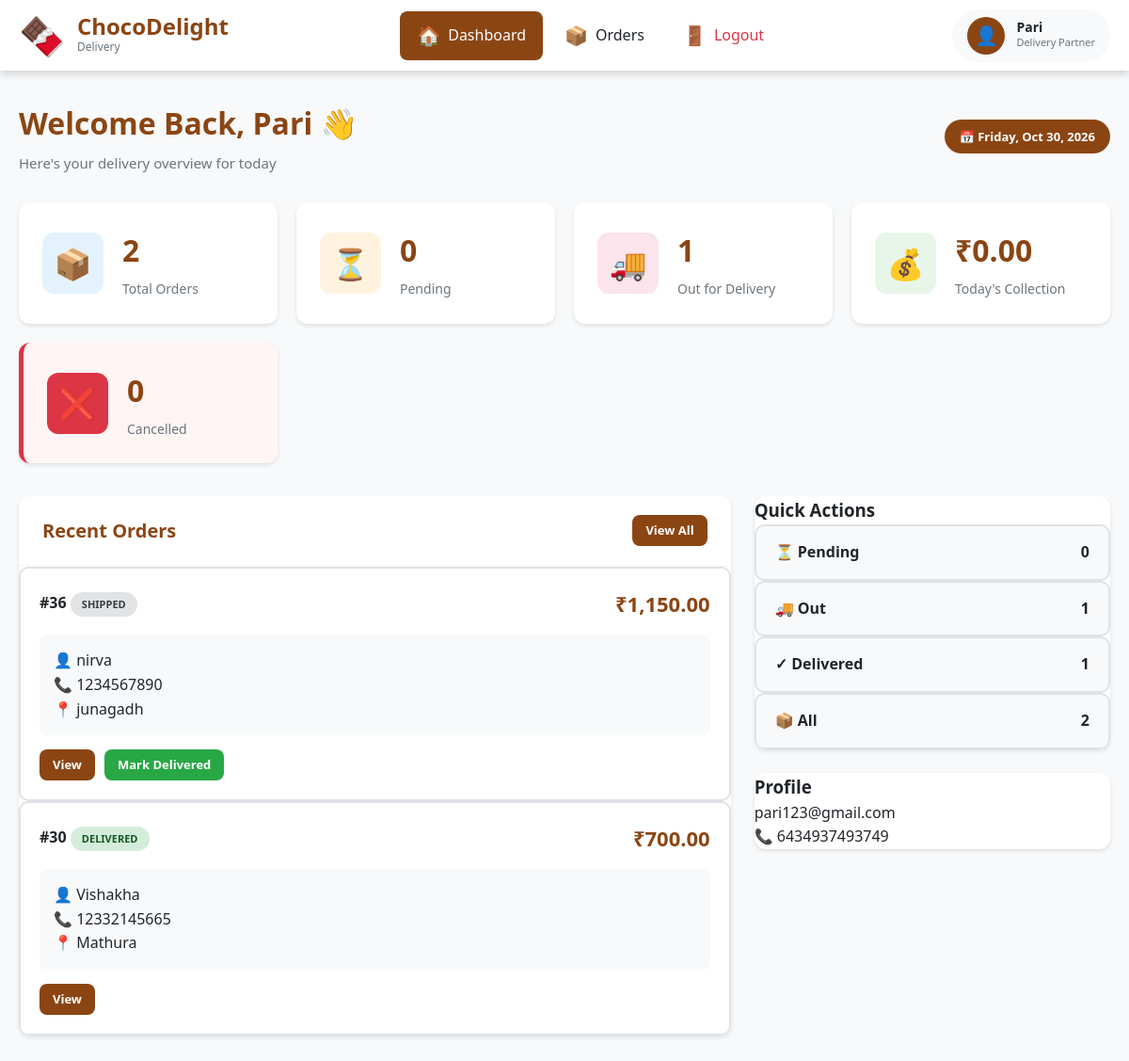
Screenshot of /delivery_dashboard.php (signed in) with the database file from the repository.
### tables this page shows
CREATE TABLE `users` (
  `id` int(11) NOT NULL,
  `name` varchar(100) NOT NULL,
  `email` varchar(100) NOT NULL,
  `password` varchar(255) NOT NULL,
  `phone` varchar(20) DEFAULT NULL,
  `user_type` enum('admin','delivery','customer') DEFAULT 'delivery',
  `status` enum('active','inactive') DEFAULT 'active',
  `created_at` timestamp NOT NULL DEFAULT current_timestamp(),
  `updated_at` timestamp NOT NULL DEFAULT current_timestamp() ON UPDATE current_timestamp(),
  `role` varchar(20) NOT NULL DEFAULT 'user'
);

CREATE TABLE `orders` (
  `id` int(11) NOT NULL,
  `customer_id` int(11) DEFAULT NULL,
  `total` decimal(10,2) DEFAULT NULL,
  `status` enum('pending','processing','shipped','delivered','cancelled') DEFAULT 'pending',
  `created_at` timestamp NOT NULL DEFAULT current_timestamp(),
  `delivery_person_id` int(11) DEFAULT NULL,
  `delivery_date` datetime DEFAULT NULL,
  `updated_at` datetime DEFAULT current_timestamp() ON UPDATE current_timestamp()
);

CREATE TABLE `customers` (
  `id` int(11) NOT NULL,
  `name` varchar(150) DEFAULT NULL,
  `email` varchar(150) DEFAULT NULL,
  `phone` varchar(50) DEFAULT NULL,
  `address` text DEFAULT NULL,
  `created_at` timestamp NOT NULL DEFAULT current_timestamp(),
  `password` varchar(255) NOT NULL
);

### config.php (called while the page is built, shortened)
<?php
function getDBConnection() {
    $conn = new mysqli(DB_HOST, DB_USER, DB_PASS, DB_NAME);
    $conn->set_charset("utf8mb4");
    return $conn;
}
function getDeliveryPersonInfo() {
    $conn = getDBConnection();
    $id = (int)$_SESSION['delivery_id'];
    $stmt = $conn->prepare("
        SELECT id, name, email, phone, status
        FROM users
        WHERE id = ? AND user_type = 'delivery'
        LIMIT 1
    ");
    $stmt->bind_param("i", $id);
    $stmt->execute();
    $result = $stmt->get_result();
    $info = $result->fetch_assoc();
    return $info;
}
function formatCurrency($amount) {
    return '₹' . number_format((float)$amount, 2);
}
function getStatusClass($status) {
    return [
        'pending' => 'warning',
        'processing' => 'info',
        'confirmed' => 'info',
        'out_for_delivery' => 'primary',
        'delivered' => 'success',
        'cancelled' => 'danger',
        'returned' => 'danger'
    ][$status] ?? 'secondary';
}

### delivery_dashboard.php (the view, shortened to what this page needs)
<?php
require_once 'config.php';
$deliveryInfo = getDeliveryPersonInfo();
$conn = getDBConnection();
$deliveryId = $_SESSION['delivery_id'];
$statsQuery = "
    SELECT
        COUNT(*) AS total_orders,
        SUM(
            CASE
                WHEN status IN ('pending','processing','confirmed')
                THEN 1 ELSE 0
            END
        ) AS pending_delivery,
        SUM(
            CASE
                WHEN status IN ('shipped','out_for_delivery')
                THEN 1 ELSE 0
            END
        ) AS out_for_delivery,
        SUM(
            CASE
                WHEN status = 'delivered'
                THEN 1 ELSE 0
            END
        ) AS delivered,
        SUM(
            CASE
                WHEN status = 'cancelled'
                THEN 1 ELSE 0
            END
        ) AS cancelled,
        SUM(
            CASE
                WHEN status = 'delivered'
                AND DATE(created_at) = CURDATE()
                THEN total
                ELSE 0
            END
        ) AS today_earnings
    FROM orders
    WHERE delivery_person_id = ?
";
$stmt = $conn->prepare($statsQuery);
$stmt->bind_param("i", $deliveryId);
$stmt->execute();
$stats = $stmt->get_result()->fetch_assoc();
$ordersQuery = "
    SELECT
        o.id,
        o.status,
        o.total,
        o.created_at,
        c.name AS customer_name,
        c.phone AS customer_phone,
        c.address
    FROM orders o
    LEFT JOIN customers c ON o.customer_id = c.id
    WHERE o.delivery_person_id = ?
    ORDER BY o.created_at DESC
    LIMIT 6
";
$stmt = $conn->prepare($ordersQuery);
$stmt->bind_param("i", $deliveryId);
$stmt->execute();
$recentOrders = $stmt->get_result();
?>
<!DOCTYPE html>
<html lang="en">
<head>
<link rel="stylesheet" href="delivery_styles.css">
</head>
<body>
<?php include 'delivery_header.php'; ?>
<div class="container">
<div class="page-header">
    <div>
        <h1>Welcome Back, <?php echo htmlspecialchars($deliveryInfo['name']); ?> 👋</h1>
        <p>Here's your delivery overview for today</p>
    </div>
    <span class="date-badge">📅 <?php echo date('l, M d, Y'); ?></span>
</div>
<div class="stats-grid">
    <div class="stat-card stat-primary">
        <div class="stat-icon">📦</div>
        <div class="stat-content">
            <h3><?php echo $stats['total_orders'] ?? 0; ?></h3>
            <p>Total Orders</p>
        </div>
    </div>
    <div class="stat-card stat-warning">
        <div class="stat-icon">⏳</div>
        <div class="stat-content">
            <h3><?php echo $stats['pending_delivery'] ?? 0; ?></h3>
            <p>Pending</p>
        </div>
    </div>
    <div class="stat-card stat-info">
        <div class="stat-icon">🚚</div>
        <div class="stat-content">
            <h3><?php echo $stats['out_for_delivery'] ?? 0; ?></h3>
            <p>Out for Delivery</p>
        </div>
    </div>
    <div class="stat-card stat-success">
        <div class="stat-icon">💰</div>
        <div class="stat-content">
            <h3><?php echo formatCurrency($stats['today_earnings'] ?? 0); ?></h3>
            <p>Today's Collection</p>
        </div>
    </div>
    <div class="stat-card" style="border-left: 5px solid #dc3545; background: #fff5f5;">
        <div class="stat-icon" style="background:#dc3545; color:white;">❌</div>
        <div class="stat-content">
            <h3><?php echo $stats['cancelled'] ?? 0; ?></h3>
            <p>Cancelled</p>
        </div>
    </div>
</div>
<div class="content-grid">
<div class="main-content">
<div class="card">
<div class="card-header">
    <h2>Recent Orders</h2>
    <a href="delivery_orders.php" class="btn btn-sm btn-primary">View All</a>
</div>
<?php if ($recentOrders->num_rows > 0): ?>
<?php while ($order = $recentOrders->fetch_assoc()): ?>
<div class="order-item">
    <div class="order-header">
        <div>
            <strong>#<?php echo $order['id']; ?></strong>
            <span class="badge badge-<?php echo getStatusClass($order['status']); ?>">
                <?php echo strtoupper($order['status']); ?>
            </span>
        </div>
        <div class="order-amount">
            <?php echo formatCurrency($order['total']); ?>
        </div>
    </div>
    <div class="order-details">
        <p>👤 <?php echo htmlspecialchars($order['customer_name']); ?></p>
        <p>📞 <?php echo htmlspecialchars($order['customer_phone']); ?></p>
        <p>📍 <?php echo htmlspecialchars($order['address']); ?></p>
    </div>
    <div class="order-actions">
        <a href="delivery_view_order.php?id=<?php echo $order['id']; ?>" class="btn btn-sm btn-primary">View</a>
        <?php if ($order['status'] === 'shipped'): ?>
            <a href="delivery_mark_delivered.php?id=<?php echo $order['id']; ?>" class="btn btn-sm btn-success">
                Mark Delivered
            </a>
        <?php endif; ?>
    </div>
</div>
<?php endwhile; ?>
<?php else: ?>
<p class="empty">No orders assigned yet.</p>
<?php endif; ?>
</div>
</div>
<div class="sidebar">
<div class="card">
<h3>Quick Actions</h3>
<div class="action-btn">⏳ Pending <span><?php echo $stats['pending_delivery']; ?></span></div>
<div class="action-btn">🚚 Out <span><?php echo $stats['out_for_delivery']; ?></span></div>
<div class="action-btn">✓ Delivered <span><?php echo $stats['delivered']; ?></span></div>
<div class="action-btn">📦 All <span><?php echo $stats['total_orders']; ?></span></div>
</div>
<div class="card">
<h3>Profile</h3>
<p><?php echo htmlspecialchars($deliveryInfo['email']); ?></p>
<p>📞 <?php echo htmlspecialchars($deliveryInfo['phone']); ?></p>
</div>
</div>
</div>
</div>
</body>
</html>

### delivery_styles.css (style rules this page uses)
:root { --primary-color: #8B4513; --primary-dark: #6d3410; --secondary-color: #D2691E; --success-color: #28a745; --warning-color: #ffc107; --danger-color: #dc3545; --info-color: #17a2b8; --light-bg: #f8f9fa; --dark-bg: #343a40; --text-dark: #212529; --text-muted: #6c757d; --border-color: #dee2e6; --shadow-sm: 0 2px 4px rgba(0, 0, 0, 0.1); --shadow-md: 0 4px 8px rgba(0, 0, 0, 0.15); --shadow-lg: 0 8px 16px rgba(0, 0, 0, 0.2); }
* { margin: 0; padding: 0; box-sizing: border-box; }
body { font-family: 'Segoe UI', Tahoma, Geneva, Verdana, sans-serif; background: var(--light-bg); color: var(--text-dark); line-height: 1.6; min-height: 100vh; }
.container { max-width: 1400px; margin: 0 auto; padding: 30px 20px; }
.page-header { display: flex; justify-content: space-between; align-items: center; margin-bottom: 30px; flex-wrap: wrap; gap: 15px; }
.page-header h1 { font-size: 32px; color: var(--primary-color); margin-bottom: 5px; }
.page-header p { color: var(--text-muted); font-size: 15px; }
.date-badge { background: var(--primary-color); color: white; padding: 8px 16px; border-radius: 20px; font-size: 13px; font-weight: 600; }
.stats-grid { display: grid; grid-template-columns: repeat(auto-fit, minmax(250px, 1fr)); gap: 20px; margin-bottom: 35px; }
.stat-card { background: white; padding: 25px; border-radius: 12px; box-shadow: var(--shadow-sm); display: flex; align-items: center; gap: 20px; transition: all 0.3s; }
.stat-icon { width: 65px; height: 65px; border-radius: 12px; display: flex; align-items: center; justify-content: center; font-size: 32px; }
.stat-primary .stat-icon { background: #e3f2fd; }
.stat-success .stat-icon { background: #e8f5e9; }
.stat-warning .stat-icon { background: #fff3e0; }
.stat-info .stat-icon { background: #fce4ec; }
.stat-content h3 { font-size: 32px; color: var(--primary-color); font-weight: 700; margin-bottom: 5px; }
.stat-content p { color: var(--text-muted); font-size: 14px; font-weight: 500; }
.content-grid { display: grid; grid-template-columns: 2fr 1fr; gap: 25px; }
.main-content, .sidebar { display: flex; flex-direction: column; gap: 25px; }
.card { background: white; border-radius: 12px; box-shadow: var(--shadow-sm); overflow: hidden; }
.card-header { display: flex; justify-content: space-between; align-items: center; padding: 20px 25px; border-bottom: 2px solid var(--light-bg); }
.card-header h2, .card-header h3 { color: var(--primary-color); font-size: 20px; }
.order-item { border: 2px solid var(--border-color); border-radius: 10px; padding: 20px; transition: all 0.3s; }
.order-header { display: flex; justify-content: space-between; align-items: center; margin-bottom: 15px; }
.order-amount { font-size: 22px; font-weight: 700; color: var(--primary-color); }
.order-details { background: var(--light-bg); padding: 15px; border-radius: 8px; margin-bottom: 15px; }
.order-actions { display: flex; gap: 10px; flex-wrap: wrap; }
.btn { display: inline-flex; align-items: center; justify-content: center; gap: 8px; padding: 10px 20px; border: none; border-radius: 8px; font-size: 14px; font-weight: 600; cursor: pointer; transition: all 0.3s; text-decoration: none; }
.btn-primary { background: var(--primary-color); color: white; }
.btn-success { background: var(--success-color); color: white; }
.btn-sm { padding: 6px 14px; font-size: 13px; }
.badge { display: inline-block; padding: 4px 12px; border-radius: 20px; font-size: 11px; font-weight: 700; text-transform: uppercase; }
.badge-success { background: #d4edda; color: #155724; }
.badge-secondary { background: #e2e3e5; color: #383d41; }
.action-btn { display: flex; align-items: center; justify-content: space-between; padding: 15px 20px; background: var(--light-bg); border: 2px solid var(--border-color); border-radius: 10px; text-decoration: none; color: var(--text-dark); font-weight: 600; transition: all 0.3s; }

### rows the page displays
users: name "Pari", email "pari123@gmail.com", phone "6434937493749"
orders: id "36", status "SHIPPED", total "₹1,150.00", customer.name "nirva", customer.phone "1234567890", customer.address "junagadh"
orders: id "30", status "DELIVERED", total "₹700.00", customer.name "Vishakha", customer.phone "12332145665", customer.address "Mathura"

### other values shown
$_SESSION['delivery_name'] "Pari"
$stats['total_orders'] "2"
$stats['pending_delivery'] "0"
$stats['out_for_delivery'] "1"
formatCurrency($stats['today_earnings'] ?? 0) "₹0.00"
$stats['cancelled'] "0"
$stats['delivered'] "1"
